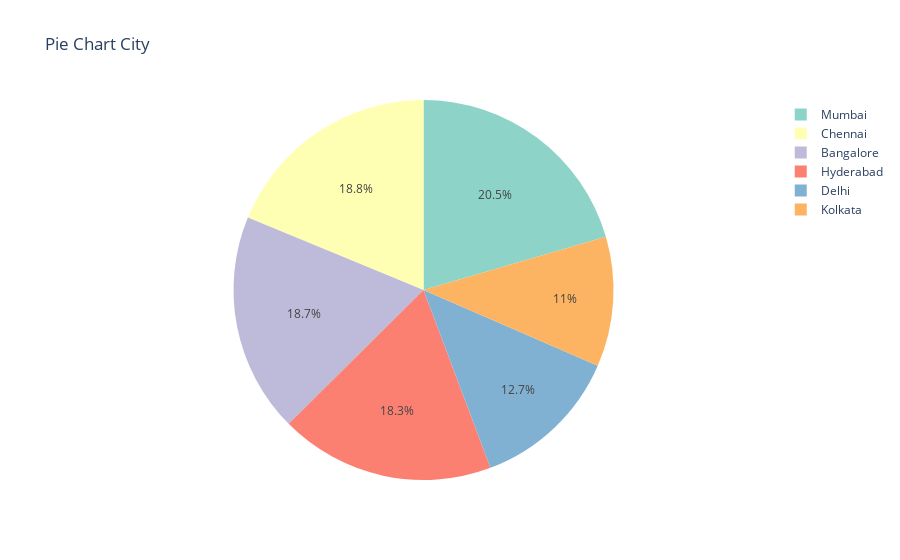
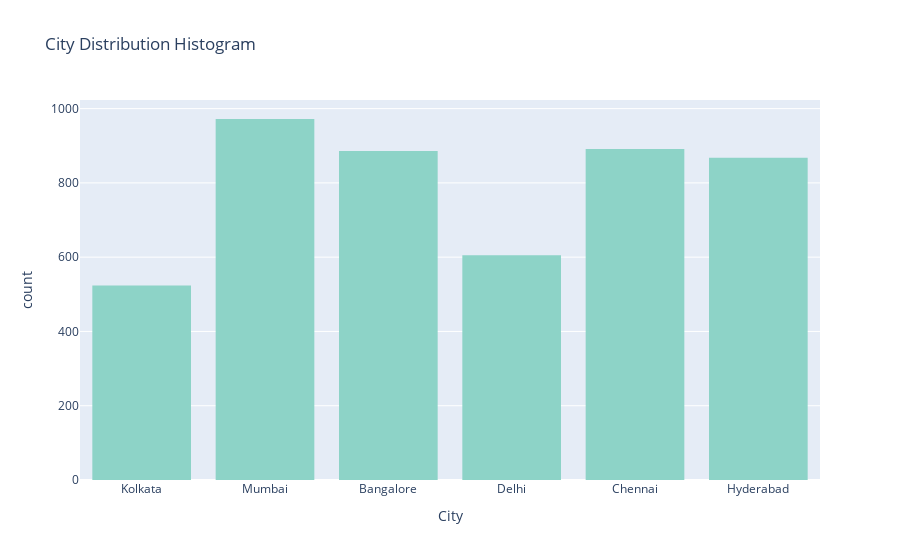

The cell these charts' notebook holds for them, in order:
### Code cell
city_no = data['City'].value_counts()

fig = px.pie(values=city_no, names=city_no.index, title='Pie Chart City',
             color_discrete_sequence=px.colors.qualitative.Set3)
fig2 = px.histogram(data, x='City', title='City Distribution Histogram' ,
                    color_discrete_sequence=px.colors.qualitative.Set3)

fig.show()
fig2.show()

### Figure 1 — Plotly figure (JSON) as saved in the notebook; plotly's stock layout.template omitted (floating-point values rounded to 4 significant figures)
{"data": [{"domain": {"x": [0, 1], "y": [0, 1]}, "hovertemplate": "label=%{label}<br>value=%{value}<extra></extra>", "labels": ["Mumbai", "Chennai", "Bangalore", "Hyderabad", "Delhi", "Kolkata"], "legendgroup": "", "name": "", "showlegend": true, "type": "pie", "values": [972, 891, 886, 868, 605, 524]}], "layout": {"legend": {"tracegroupgap": 0}, "piecolorway": ["rgb(141,211,199)", "rgb(255,255,179)", "rgb(190,186,218)", "rgb(251,128,114)", "rgb(128,177,211)", "rgb(253,180,98)", "rgb(179,222,105)", "rgb(252,205,229)", "rgb(217,217,217)", "rgb(188,128,189)", "rgb(204,235,197)", "rgb(255,237,111)"], "title": {"text": "Pie Chart City"}}}

### Figure 2 — Plotly figure (JSON) as saved in the notebook; plotly's stock layout.template omitted (floating-point values rounded to 4 significant figures; data arrays with more than 128 entries replaced by an {"elided": "..."} marker saying what was removed)
{"data": [{"alignmentgroup": "True", "bingroup": "x", "hovertemplate": "City=%{x}<br>count=%{y}<extra></extra>", "legendgroup": "", "marker": {"color": "rgb(141,211,199)", "pattern": {"shape": ""}}, "name": "", "offsetgroup": "", "orientation": "v", "showlegend": false, "type": "histogram", "x": {"elided": "4746 str values"}, "xaxis": "x", "yaxis": "y"}], "layout": {"barmode": "relative", "legend": {"tracegroupgap": 0}, "title": {"text": "City Distribution Histogram"}, "xaxis": {"anchor": "y", "domain": [0, 1], "title": {"text": "City"}}, "yaxis": {"anchor": "x", "domain": [0, 1], "title": {"text": "count"}}}}
